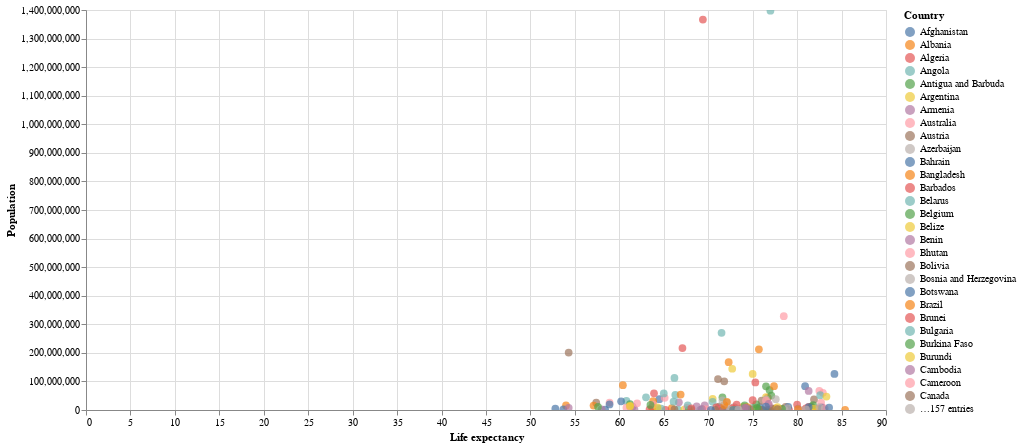

The notebook cell saved with this chart:
### Code cell
alt.Chart(df).mark_circle(size=60).encode(
    x='Life expectancy',
    y='Population',
    color='Country',
    tooltip=['Country', 'Population', 'Life expectancy']
).properties(
    width=800,
    height=400
).interactive()

### Figure 1 — Vega-Lite specification as saved in the notebook (floating-point values rounded to 4 significant figures; data arrays with more than 128 entries replaced by an {"elided": "..."} marker saying what was removed)
{"config": {"view": {"continuousWidth": 300, "continuousHeight": 300}}, "data": {"name": "data-f211af8481b653708d2dc83b997e674f"}, "mark": {"type": "circle", "size": 60}, "encoding": {"color": {"field": "Country", "type": "nominal"}, "tooltip": [{"field": "Country", "type": "nominal"}, {"field": "Population", "type": "quantitative"}, {"field": "Life expectancy", "type": "quantitative"}], "x": {"field": "Life expectancy", "type": "quantitative"}, "y": {"field": "Population", "type": "quantitative"}}, "height": 400, "params": [{"name": "param_2", "select": {"type": "interval", "encodings": ["x", "y"]}, "bind": "scales"}], "width": 800, "$schema": "https://vega.github.io/schema/vega-lite/v5.8.0.json", "datasets": {"data-f211af8481b653708d2dc83b997e674f": {"elided": "191 records"}}}
